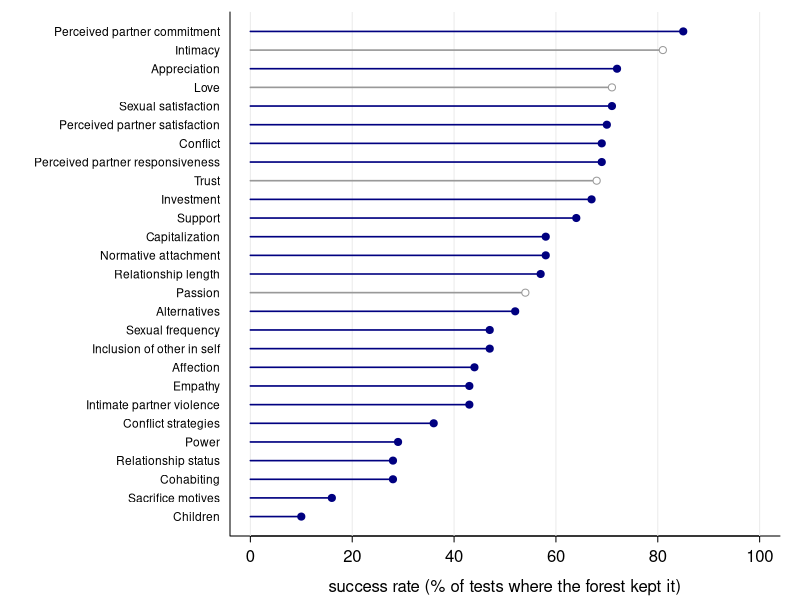

Source code (R):
## Week 12 -- Joel et al. (2020, PNAS 117(32)), Table 2: overall success rate of each relationship-specific
## construct = share of tests in which random-forest variable selection (VSURF) kept it as a predictor.
## Numbers typed from Table 2 (p. 19067). Intimacy, love, trust, passion are bold in the table: excluded from
## the main models as possibly part of relationship quality itself.
##   Rscript figs/w12_joel.R   (run from the week folder); writes figs/joel_importance.pdf
tab <- data.frame(construct = c("Perceived partner commitment", "Intimacy", "Appreciation", "Love", "Sexual satisfaction",
  "Perceived partner satisfaction", "Conflict", "Perceived partner responsiveness", "Trust", "Investment",
  "Support", "Capitalization", "Normative attachment", "Relationship length", "Passion", "Alternatives",
  "Sexual frequency", "Inclusion of other in self", "Affection", "Empathy", "Intimate partner violence",
  "Conflict strategies", "Power", "Relationship status", "Cohabiting", "Sacrifice motives", "Children"),
  success = c(85, 81, 72, 71, 71, 70, 69, 69, 68, 67, 64, 58, 58, 57, 54, 52, 47, 47, 44, 43, 43, 36, 29, 28, 28, 16, 10))
tab$excluded <- tab$construct %in% c("Intimacy", "Love", "Trust", "Passion")
o <- rev(seq_len(nrow(tab))); y <- seq_len(nrow(tab))
pdf("figs/joel_importance.pdf", width = 5.6, height = 4.4, family = "Times")
par(mar = c(3.2, 11.5, 0.6, 1), mgp = c(2.0, 0.5, 0), tcl = -0.3)
plot(tab$success[o], y, type = "n", xlim = c(0, 100), yaxt = "n", ylab = "", bty = "l", las = 1,
     xlab = "success rate (% of tests where the forest kept it)")
abline(v = seq(0, 100, 20), col = "gray92")
col <- ifelse(tab$excluded[o], "gray60", "navy")
segments(0, y, tab$success[o], y, col = col, lwd = 1.6)
points(tab$success[o], y, pch = 21, bg = ifelse(tab$excluded[o], "white", "navy"), col = col, cex = 0.95)
axis(2, at = y, labels = tab$construct[o], las = 1, cex.axis = 0.72, tick = FALSE)
dev.off()
